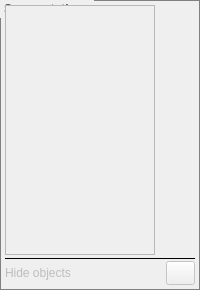
       <widget class="QGroupBox" name="groupBox">
        <property name="sizePolicy">
         <sizepolicy hsizetype="Expanding" vsizetype="Preferred">
          <horstretch>0</horstretch>
          <verstretch>0</verstretch>
         </sizepolicy>
        </property>
        <property name="contextMenuPolicy">
         <enum>Qt::NoContextMenu</enum>
        </property>
        <property name="layoutDirection">
         <enum>Qt::LeftToRight</enum>
        </property>
        <property name="styleSheet">
         <string notr="true"> QGroupBox {
	 font: bold gray;
	color: rgb(84, 84, 84);
     border: 1px solid gray;
/*     border-radius: 5px; */
     margin-top: 2ex; /* leave space at the top for the title */
     padding: 2px
 }

QGroupBox::title {
     font: bold 10px;
     subcontrol-origin: margin;
     subcontrol-position: left top; /* position at the top center */
     padding: 2px;
 }</string>
        </property>
        <property name="title">
         <string>Segmentations</string>
        </property>
        <property name="alignment">
         <set>Qt::AlignCenter</set>
        </property>
        <property name="flat">
         <bool>true</bool>
        </property>
        <layout class="QVBoxLayout" name="verticalLayout_2">
         <property name="spacing">
          <number>2</number>
         </property>
         <property name="margin">
          <number>2</number>
         </property>
         <item>
          <widget class="QListWidget" name="labelselector">
           <property name="enabled">
            <bool>false</bool>
           </property>
           <property name="minimumSize">
            <size>
             <width>150</width>
             <height>250</height>
            </size>
           </property>
           <property name="maximumSize">
            <size>
             <width>150</width>
             <height>16777215</height>
            </size>
           </property>
           <property name="font">
            <font>
             <pointsize>10</pointsize>
            </font>
           </property>
           <property name="toolTip">
            <string>Select current object label to edit</string>
           </property>
           <property name="statusTip">
            <string>Select object label or background to edit</string>
           </property>
           <property name="styleSheet">
            <string notr="true">QListView:item:selected { color: white; background-color: black; }</string>
           </property>
           <property name="editTriggers">
            <set>QAbstractItemView::NoEditTriggers</set>
           </property>
           <property name="showDropIndicator" stdset="0">
            <bool>false</bool>
           </property>
           <property name="selectionMode">
            <enum>QAbstractItemView::ExtendedSelection</enum>
           </property>
           <property name="selectionBehavior">
            <enum>QAbstractItemView::SelectRows</enum>
           </property>
           <property name="currentRow">
            <number>-1</number>
           </property>
          </widget>
         </item>
         <item>
          <widget class="QLabel" name="label_3">
           <property name="maximumSize">
            <size>
             <width>16777215</width>
             <height>2</height>
            </size>
           </property>
           <property name="frameShape">
            <enum>QFrame::HLine</enum>
           </property>
           <property name="text">
            <string/>
           </property>
          </widget>
         </item>
         <item>
          <layout class="QHBoxLayout" name="horizontalLayout_3">
           <item>
            <widget class="QLabel" name="eyelabel">
             <property name="enabled">
              <bool>false</bool>
             </property>
             <property name="toolTip">
              <string>Hide all segmentations</string>
             </property>
             <property name="statusTip">
              <string>Hide all segmentations</string>
             </property>
             <property name="text">
              <string>Hide objects</string>
             </property>
            </widget>
           </item>
           <item>
            <widget class="QToolButton" name="eyebutton">
             <property name="enabled">
              <bool>false</bool>
             </property>
             <property name="minimumSize">
              <size>
               <width>29</width>
               <height>24</height>
              </size>
             </property>
             <property name="maximumSize">
              <size>
               <width>29</width>
               <height>24</height>
              </size>
             </property>
             <property name="toolTip">
              <string>Hide all segmentations</string>
             </property>
             <property name="statusTip">
              <string>Hide all segmentations</string>
             </property>
             <property name="text">
              <string/>
             </property>
             <property name="icon">
              <iconset resource="editor.qrc">
               <normaloff>:/newPrefix/icons/eyeoff.svg</normaloff>:/newPrefix/icons/eyeoff.svg</iconset>
             </property>
             <property name="iconSize">
              <size>
               <width>16</width>
               <height>16</height>
              </size>
             </property>
            </widget>
           </item>
          </layout>
         </item>
        </layout>
       </widget>
